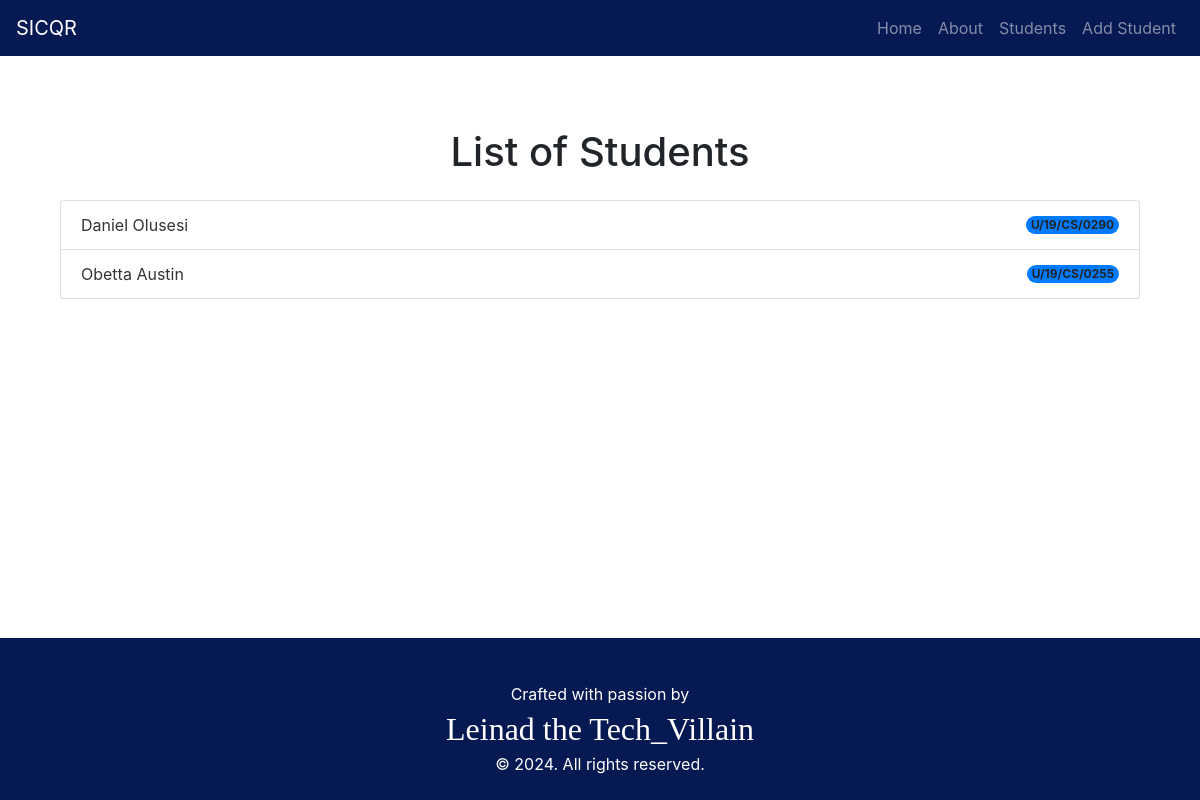
/student_list, run on an earlier commit of the app's database.
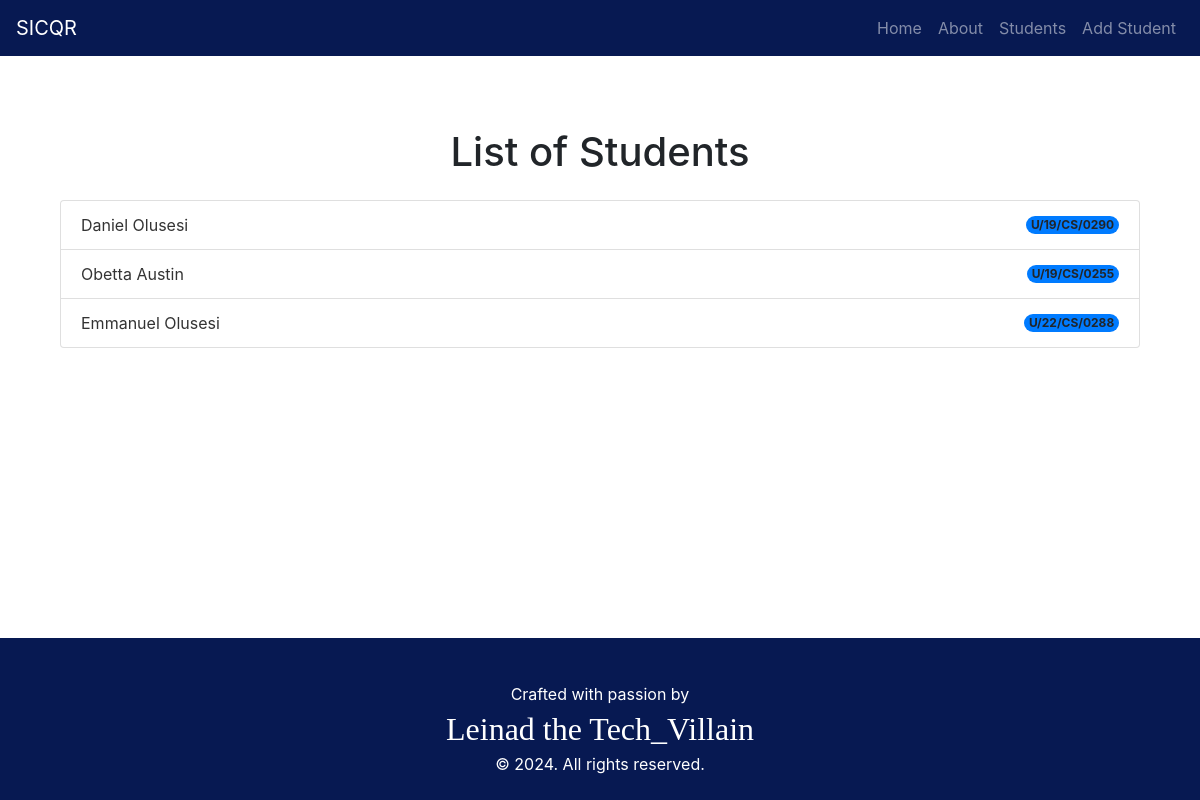
And on a later commit of the database.
### sdbm/models.py (models this page shows, shortened)
class Student(models.Model):
    state = (
        ('abia', 'Abia State'),
        ('adamawa', 'Adamawa State'),
        ('akwa_ibom', 'Akwa Ibom State'),
        ('anambra', 'Anambra State'),
        ('bauchi', 'Bauchi State'),
        ('bayelsa', 'Bayelsa State'),
        ('benue', 'Benue State'),
        ('borno', 'Borno State'),
        ('cross_river', 'Cross River State'),
        ('delta', 'Delta State'),
        ('ebonyi', 'Ebonyi State'),
        ('edo', 'Edo State'),
        ('ekiti', 'Ekiti State'),
        ('enugu', 'Enugu State'),
        ('gombe', 'Gombe State'),
        ('imo', 'Imo State'),
        ('jigawa', 'Jigawa State'),
        ('kaduna', 'Kaduna State'),
        ('kano', 'Kano State'),
        ('katsina', 'Katsina State'),
        ('kebbi', 'Kebbi State'),
        ('kogi', 'Kogi State'),
        ('kwara', 'Kwara State'),
        ('lagos', 'Lagos State'),
        ('nasarawa', 'Nasarawa State'),
        ('niger', 'Niger State'),
        ('ogun', 'Ogun State'),
        ('ondo', 'Ondo State'),
        ('osun', 'Osun State'),
        ('oyo', 'Oyo State'),
        ('plateau', 'Plateau State'),
        ('rivers', 'Rivers State'),
        ('sokoto', 'Sokoto State'),
        ('taraba', 'Taraba State'),
        ('yobe', 'Yobe State'),
        ('zamfara', 'Zamfara State'),
        ('fct', 'Federal Capital Territory'),
    )
    medical = (
        ('HEALTHY', 'healthy'),
        ('NOT HEALTHY', 'not healthy'),
    )
    lev = (
        ('100', '100 Level'),
        ('200', '200 Level'),
        ('300', '300 Level'),
        ('400', '400 Level'),
        ('500', '500 Level'),
    )
    stat = (
        ('ACTIVE', 'active'),
        ('INACTIVE', 'inactive'),
        ('GRADUATED', 'graduated'),
    )
    id = models.UUIDField(primary_key=True, default=uuid.uuid4, editable=False)
    first_name = models.CharField(max_length=50)
    last_name = models.CharField(max_length=50)
    other_name = models.CharField(max_length=20, null=True, blank=True)
    date_of_birth = models.DateField(default=date.today)
    state_of_origin = models.CharField(verbose_name='State of Origin', choices=state, max_length=20)
    matric_no = models.CharField(max_length=20)
    department = models.CharField(max_length=50)
    email = models.EmailField(help_text='Student Email')
    phone = models.CharField(max_length=20)
    home_address = models.CharField(max_length=100)
    emeConName = models.CharField(verbose_name='Emergency contact name', max_length=30)
    emeconPhone = models.CharField(max_length=20)
    guardian_name = models.CharField(verbose_name='Guardian Full Name', max_length=50)
    relationship_to_student = models.CharField(max_length=20)
    guardian_email = models.EmailField(help_text='Guardian Email Address')
    guardian_phone = models.CharField(max_length=20)
    guardian_add = models.CharField(verbose_name='Guardian Home Address', max_length=50, null=True, blank=True)
    next_of_kin_name = models.CharField(max_length=30)
    relationship = models.CharField(max_length=20)
    next_of_kin_email = models.EmailField(help_text='Next of Kin emaill address', null=True, blank=True)
    next_of_kin_phone = models.CharField(max_length=20, null=True, blank=True)
    next_of_kin_address = models.CharField(max_length=50, null=True, blank=True)
    medical_condition = models.CharField(verbose_name='Medical Condition', choices=medical, max_length=20)
    if_not_healthy = models.CharField(help_text='If not healthy kindly state the aligment', max_length=20, null=True, blank=True)
    level = models.CharField(verbose_name='Level', choices=lev, max_length=20)
    enrollment_date = models.DateField(default=date.today)
    graduation_date = models.DateField(default=date.today)
    status = models.CharField(verbose_name='Student Status', choices=stat, max_length=20)
    image = models.ImageField(upload_to='qr_codes', null=True, blank=True)

### sdbm/views.py (the view)
# urls.py: path('student_list', views.student_list, name='student_list'),
def student_list(request):
    students = Student.objects.all()
    return render(request, 'list.html', {'students': students})

### sdbm/templates/list.html (shortened to what this page needs)
{% extends 'base.html' %}
{% block content %}
<div class="container my-5">
    <h1 class="mb-4 text-center">List of Students</h1>
    <ul class="list-group">
        {% for student in students %}
            <li class="list-group-item d-flex justify-content-between align-items-center">
                <a href="{% url 'student_detail' student.id %}" class="student-link">{{ student.first_name }} {{ student.last_name }}</a>
                <span class="badge bg-primary rounded-pill">{{ student.matric_no }}</span>
            </li>
        {% endfor %}
    </ul>
</div>
{% endblock %}

What changed in the data, as far as the page shows it:
added Student: first_name "Emmanuel", last_name "Olusesi", matric_no "U/22/CS/0288"
